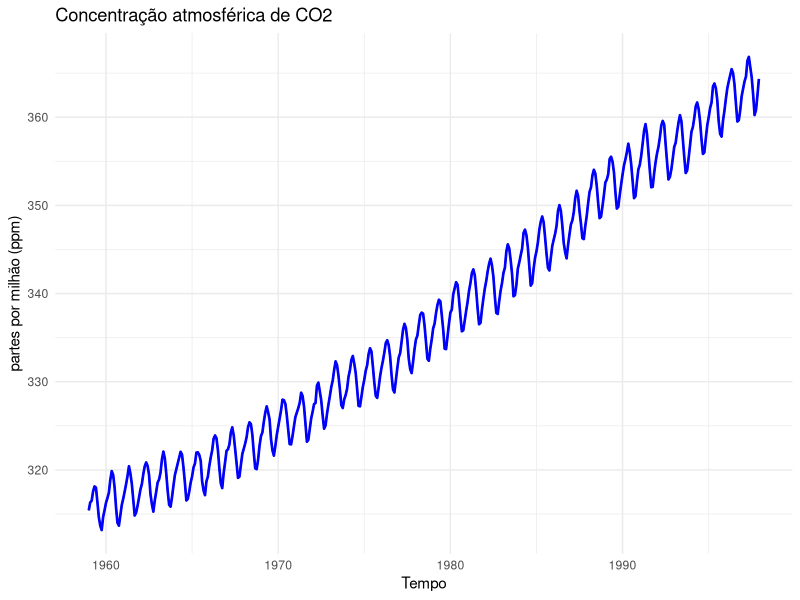
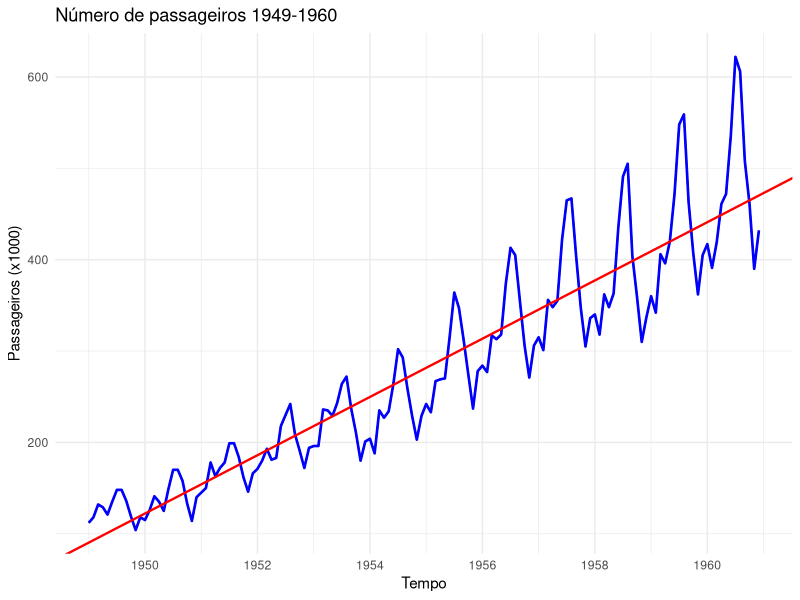
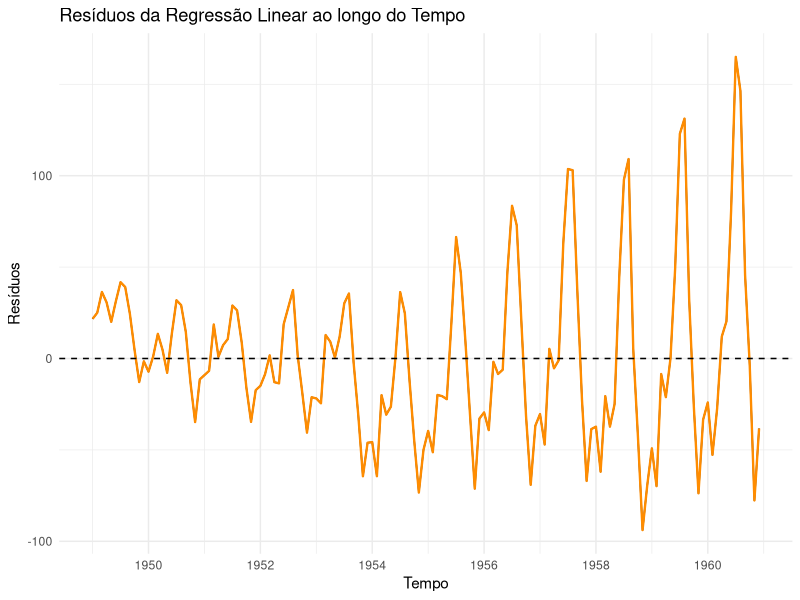
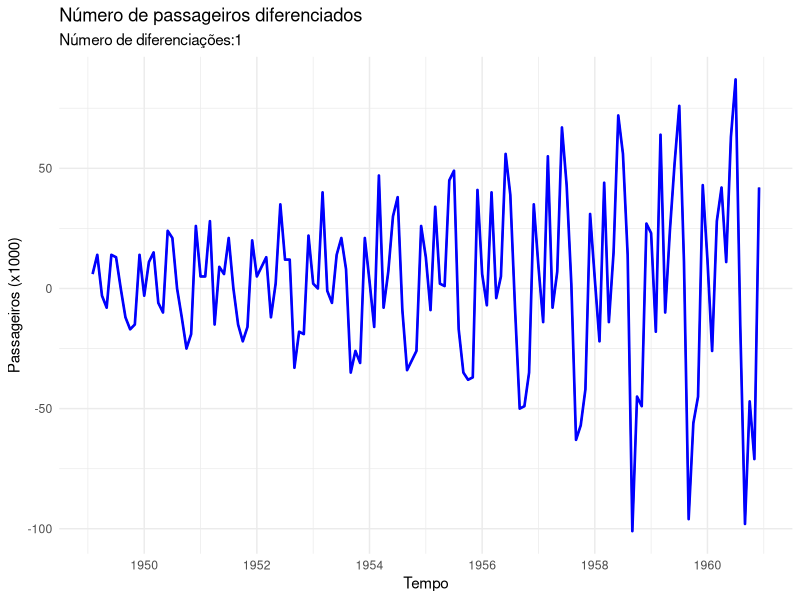
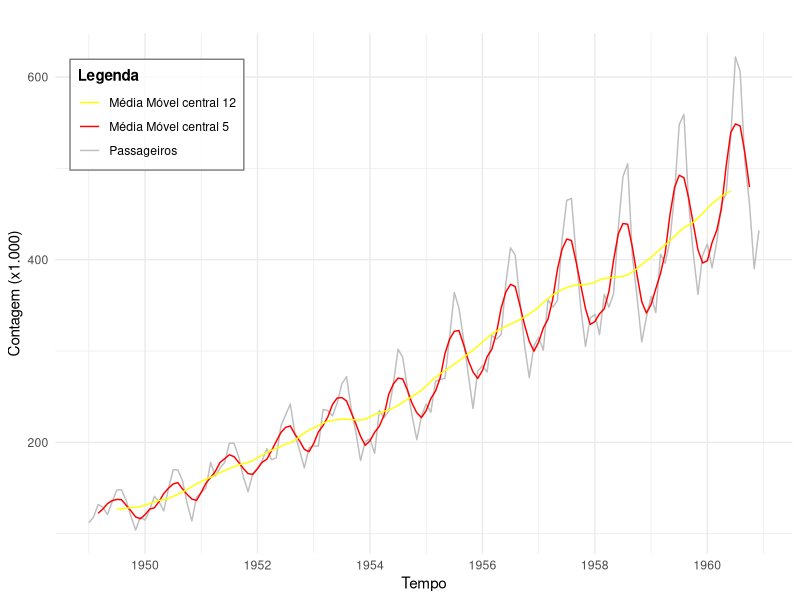
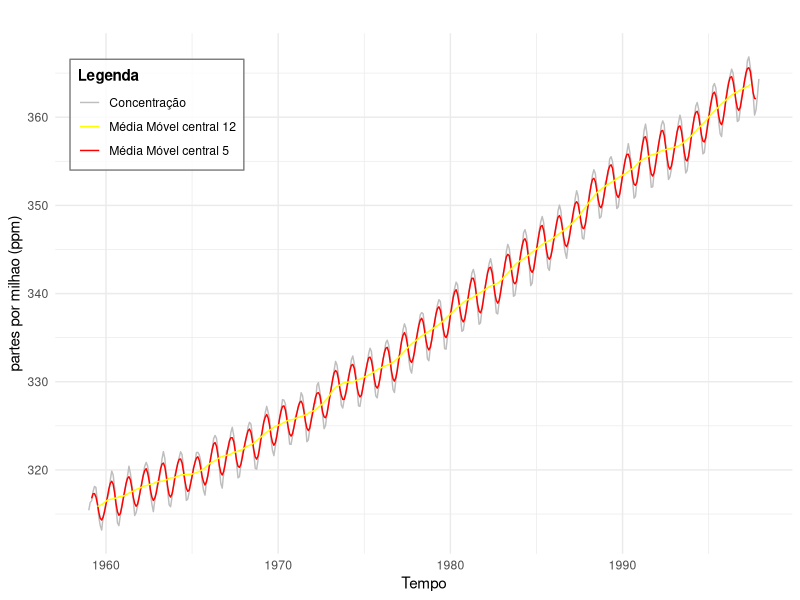
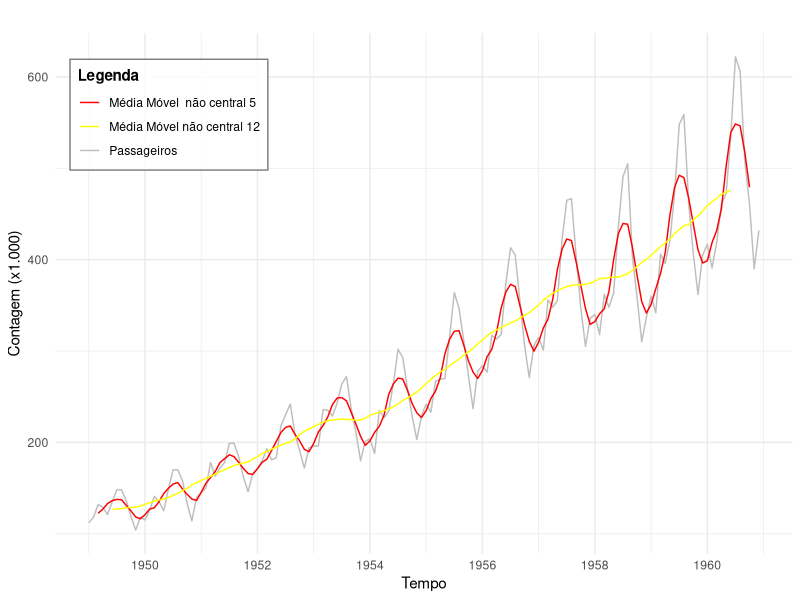
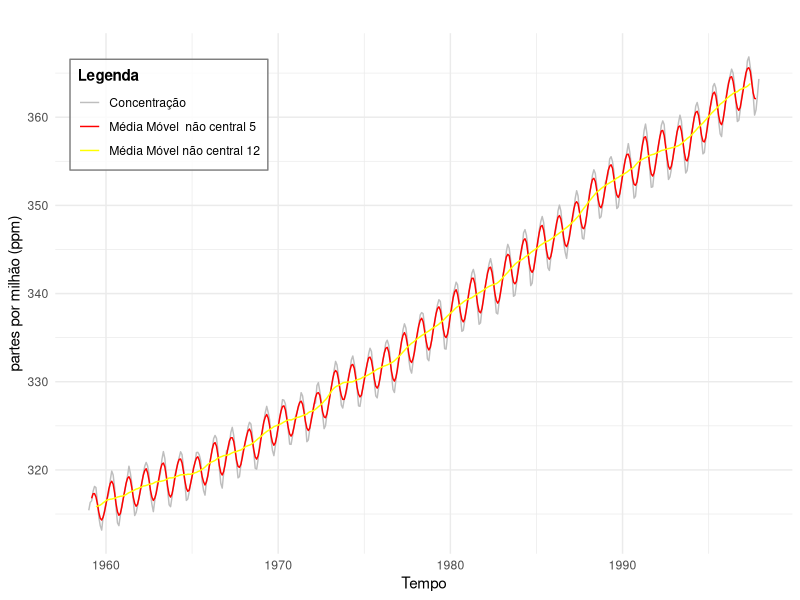

Reproduce these figures in R, in order. (Note: this script raises an error after producing the figures.)
#Bibliotecas
library(forecast)
library(ggplot2)
library(stringr)

#Carregando dados
ts_AP<-AirPassengers
ts_co<-co2

#Gráfico da série temporal original
autoplot(ts_co)+
  geom_line(linewidth = 0.9, color = 'blue')+
  labs(title = 'Concentração atmosférica de CO2')+
  xlab("Tempo")+
  ylab("partes por milhão (ppm)")+
  theme_minimal()

#Detrending:
AP <- AirPassengers
time <- time(AP)
reg <- lm(AP ~ time)
plot <- autoplot(AP) +
  geom_line(linewidth = 0.9, color = 'blue') +
  geom_abline(intercept = coef(reg)[1], slope = coef(reg)[2], color = 'red', linewidth = 0.8) +
  labs(title = 'Número de passageiros 1949-1960') +
  xlab("Tempo") +
  ylab("Passageiros (x1000)") +
  theme_minimal()
show(plot)

plot_res <- autoplot(ts(reg$residuals, start = start(AP), frequency = frequency(AP))) +
  geom_line(linewidth = 0.8, color = 'darkorange') +
  geom_hline(yintercept = 0, linetype = "dashed", color = "black") +
  labs(title = 'Resíduos da Regressão Linear ao longo do Tempo') +
  xlab("Tempo") +
  ylab("Resíduos") +
  theme_minimal()
show(plot_res)



difs<-ndiffs(AP)
plot <- autoplot(diff(AP,difs)) +
  geom_line(linewidth = 0.9, color = 'blue') +
  labs(title = 'Número de passageiros diferenciados',
       subtitle = str_glue('Número de diferenciações:{difs}')) +
  xlab("Tempo") +
  ylab("Passageiros (x1000)") +
  theme_minimal()
show(plot)

#Média móvel central de ordem 5
ts_AP_MAC5<-ma(ts_AP,order = 5, centre = TRUE)
ts_co_MAC5<-ma(ts_co,order = 5, centre = TRUE)

#Média Móvel central de ordem 12
ts_AP_MAC12<-ma(ts_AP,order = 12, centre = TRUE)
ts_co_MAC12<-ma(ts_co,order = 12, centre = TRUE)

#Média móvel não central de ordem 5
ts_AP_MANC5<- ma(ts_AP, order = 5, centre = FALSE)
ts_co_MANC5<- ma(ts_co, order = 5, centre = FALSE)

#Média móvel não central de ordem 12
ts_AP_MANC12<- ma(ts_AP, order = 12, centre = FALSE)
ts_co_MANC12<- ma(ts_co, order = 12, centre = FALSE)


#Gráfico das médias moveis centrais
plot_APMAC <- autoplot(ts_AP, series = "Passageiros") +
  autolayer(ts_AP_MAC5, series = "Média Móvel central 5") +
  autolayer(ts_AP_MAC12, series = "Média Móvel central 12") +
  labs(
    x = "Tempo",
    y = "Contagem (x1.000)",
    color = "Legenda"
  ) +
  scale_color_manual(
    values = c("Passageiros" = "gray", 
               "Média Móvel central 5" = "red", 
               "Média Móvel central 12" = "yellow")
  ) +
  theme_minimal()+
  theme(
    legend.position = "inside",
    legend.position.inside = c(0.02, 0.95),
    legend.justification = c(0, 1),
    legend.background = element_rect(fill = alpha("white", 0.8), color = "gray50"),
    legend.title = element_text(face = "bold")
  )
show(plot_APMAC)

plot_coMAC <- autoplot(ts_co, series = "Concentração") +
  autolayer(ts_co_MAC5, series = "Média Móvel central 5") +
  autolayer(ts_co_MAC12, series = "Média Móvel central 12") +
  labs(
    x = "Tempo",
    y = "partes por milhao (ppm)",
    color = "Legenda"
  ) +
  scale_color_manual(
    values = c("Concentração" = "gray", 
               "Média Móvel central 5" = "red", 
               "Média Móvel central 12" = "yellow")
  ) +
  theme_minimal()+
  theme(
    legend.position = "inside",
    legend.position.inside = c(0.02, 0.95),
    legend.justification = c(0, 1),
    legend.background = element_rect(fill = alpha("white", 0.8), color = "gray50"),
    legend.title = element_text(face = "bold")
  )
show(plot_coMAC)

#Gráfico das médias moveis não-centrais
plot_APMANC <- autoplot(ts_AP, series = "Passageiros") +
  autolayer(ts_AP_MANC5, series = "Média Móvel  não central 5") +
  autolayer(ts_AP_MANC12, series = "Média Móvel não central 12") +
  labs(
    x = "Tempo",
    y = "Contagem (x1.000)",
    color = "Legenda"
  ) +
  scale_color_manual(
    values = c("Passageiros" = "gray", 
               "Média Móvel  não central 5" = "red", 
               "Média Móvel não central 12" = "yellow")
  ) +
  theme_minimal()+
  theme(
    legend.position = "inside",
    legend.position.inside = c(0.02, 0.95),
    legend.justification = c(0, 1),
    legend.background = element_rect(fill = alpha("white", 0.8), color = "gray50"),
    legend.title = element_text(face = "bold")
  )
show(plot_APMANC)

plot_coMANC <- autoplot(ts_co, series = "Concentração") +
  autolayer(ts_co_MANC5, series = "Média Móvel  não central 5") +
  autolayer(ts_co_MANC12, series = "Média Móvel não central 12") +
  labs(
    x = "Tempo",
    y = "partes por milhão (ppm)",
    color = "Legenda"
  ) +
  scale_color_manual(
    values = c("Concentração" = "gray", 
               "Média Móvel  não central 5" = "red", 
               "Média Móvel não central 12" = "yellow")
  ) +
  theme_minimal()+
  theme(
    legend.position = "inside",
    legend.position.inside = c(0.02, 0.95),
    legend.justification = c(0, 1),
    legend.background = element_rect(fill = alpha("white", 0.8), color = "gray50"),
    legend.title = element_text(face = "bold")
  )
show(plot_coMANC)


#Decomposição usando STL
AP_stl<- stl(ts_AP,s.window = 'periodic')
plot(AP_stl)

co_stl<-stl(ts_co, s.window = 'periodic')
plot(co_stl)


#Transformação de Box-Cox
lambda_AP<-BoxCox.lambda(ts_AP, method = 'guerrero')
lambda_AP
ts_AP_BC<-BoxCox(ts_AP,lambda_AP)
autoplot(ts_AP_BC)+
  geom_line(linewidth = 0.9, color = 'blue')+
  xlab("Tempo")+
  ylab("")+
  theme_minimal()


#SUAVIZAÇAO EXPONENCIAL SIMPLES
fit_SES<-HoltWinters(Nile, beta= FALSE, gamma = FALSE)
pred_SES<-predict(fit_SES, n.ahead=10)
plot_Nile <- autoplot(Nile, series = "Original") +
  autolayer(fitted(fit_SES)[, "xhat"], series = "Suavização Exponencial") +
  autolayer(pred_SES, series = "Previsão com SES")
plot_Nile <- autoplot(Nile, series = "Original") +
  autolayer(fitted(fit_SES)[, "xhat"], series = "Suavização Exponencial") +
  labs(
    x = "Tempo",
    y = "Fluxo (x100hm³)",
    color = "Legenda"
  ) +
  scale_color_manual(
    values = c("Original" = "gray", 
               "Suavização Exponencial" = "red",
               "Previsão com SES" = "orange")
  )+
  theme_minimal() +
  theme(
    legend.position = "inside",
    legend.position.inside = c(0.62, 0.95),
    legend.justification = c(0, 1),
    legend.background = element_rect(fill = alpha("white", 0.8), color = "gray50"),
    legend.title = element_text(face = "bold")
  )
plot_Nile


#SUAVIZAÇÃO DE HOLT
fit_Holt<-HoltWinters(uspop,gamma = FALSE)
pred_Holt<- predict(fit_Holt, n.ahead = 5)
plot_Holt<- autoplot(uspop, series = "Original") +
  autolayer(fitted(fit_Holt)[, "xhat"], series = "Suavização de Holt") +
  autolayer(pred_Holt, series = "Previsão com Holt")
plot_Holt<- autoplot(uspop, series = "Original") +
  autolayer(fitted(fit_Holt)[, "xhat"], series = "Suavização de Holt") +
  labs(
    x = "Tempo",
    y = "População (1M)",
    color = "Legenda"
  ) +
  scale_color_manual(
    values = c("Original" = "gray", 
               "Suavização de Holt" = "red",
               "Previsão com Holt" = "orange")
  )+
  theme_minimal() +
  theme(
    legend.position = "inside",
    legend.position.inside = c(0.02, 0.95),
    legend.justification = c(0, 1),
    legend.background = element_rect(fill = alpha("white", 0.8), color = "gray50"),
    legend.title = element_text(face = "bold")
  )
plot_Holt

#SUAVIZAÇÃO DE HOLT-WINTERS
fit_HW<-HoltWinters(AirPassengers, seasonal = 'multiplicative')
pred_HW<-predict(fit_HW, n.ahead = 10)
plot_HW<- autoplot(AirPassengers, series = "Original") +
  autolayer(fitted(fit_HW)[, "xhat"], series = "Suavização de Holt-Winters") +
  autolayer(pred_HW, series = "Previsão com Holt-Winters")
plot_HW<- autoplot(ts_AP, series = "Original") +
  autolayer(fitted(fit_HW)[, "xhat"], series = "Suavização de Holt-Winters") +
  labs(
    x = "Tempo",
    y = "Contagem (x1.000)",
    color = "Legenda"
  ) +
  scale_color_manual(
    values = c("Original" = "gray", 
               "Suavização de Holt-Winters" = "red",
               "Previsão com Holt-Winters" = 'orange')
  ) +
  theme_minimal() +
  theme(
    legend.position = "inside",
    legend.position.inside = c(0.02, 0.95),
    legend.justification = c(0, 1),
    legend.background = element_rect(fill = alpha("white", 0.8), color = "gray50"),
    legend.title = element_text(face = "bold")
  )
plot_HW


#Ajuste e seleção de modelos
treino <- head(AirPassengers, -12)
teste  <- tail(AirPassengers, 12)

fit_auto <- auto.arima(treino, lambda = 0)

fit_manual1 <- Arima(treino, 
                     order = c(1, 1, 2), 
                     seasonal = c(0, 1, 1), 
                     lambda = 0)

fit_manual2 <- Arima(treino, 
                     order = c(2, 1, 1), 
                     seasonal = c(0, 1, 0), 
                     lambda = 0)

extrair_metricas <- function(modelo, dados_teste) {
  aic_val <- modelo$aic
  prev <- forecast(modelo, h = length(dados_teste))
  acc  <- accuracy(prev, dados_teste)
  rmse_val <- acc[2, "RMSE"]
  mase_val <- acc[2, "MASE"]
  nome <- forecast:::arima.string(modelo, padding = FALSE)
  
  return(data.frame(Modelo = nome, 
                    AIC = round(aic_val, 2), 
                    RMSE_Teste = round(rmse_val, 2), 
                    MASE_Teste = round(mase_val, 3)))
}

tabela_comparativa <- bind_rows(
  extrair_metricas(fit_auto, teste),
  extrair_metricas(fit_manual1, teste),
  extrair_metricas(fit_manual2, teste)
) %>% 
  arrange(AIC)

print(tabela_comparativa)

melhor_modelo <- if(tabela_comparativa$AIC[1] <= fit_auto$aic) fit_auto else fit_manual1
autoplot(forecast(melhor_modelo, h=12)) +
  autolayer(teste, series="Dados Reais") +
  labs(title = "Previsão AirPassengers vs Realidade",
       subtitle = str_glue("Modelo:{forecast:::arima.string(melhor_modelo)}"))

checkresiduals(modelo, plot = TRUE)
